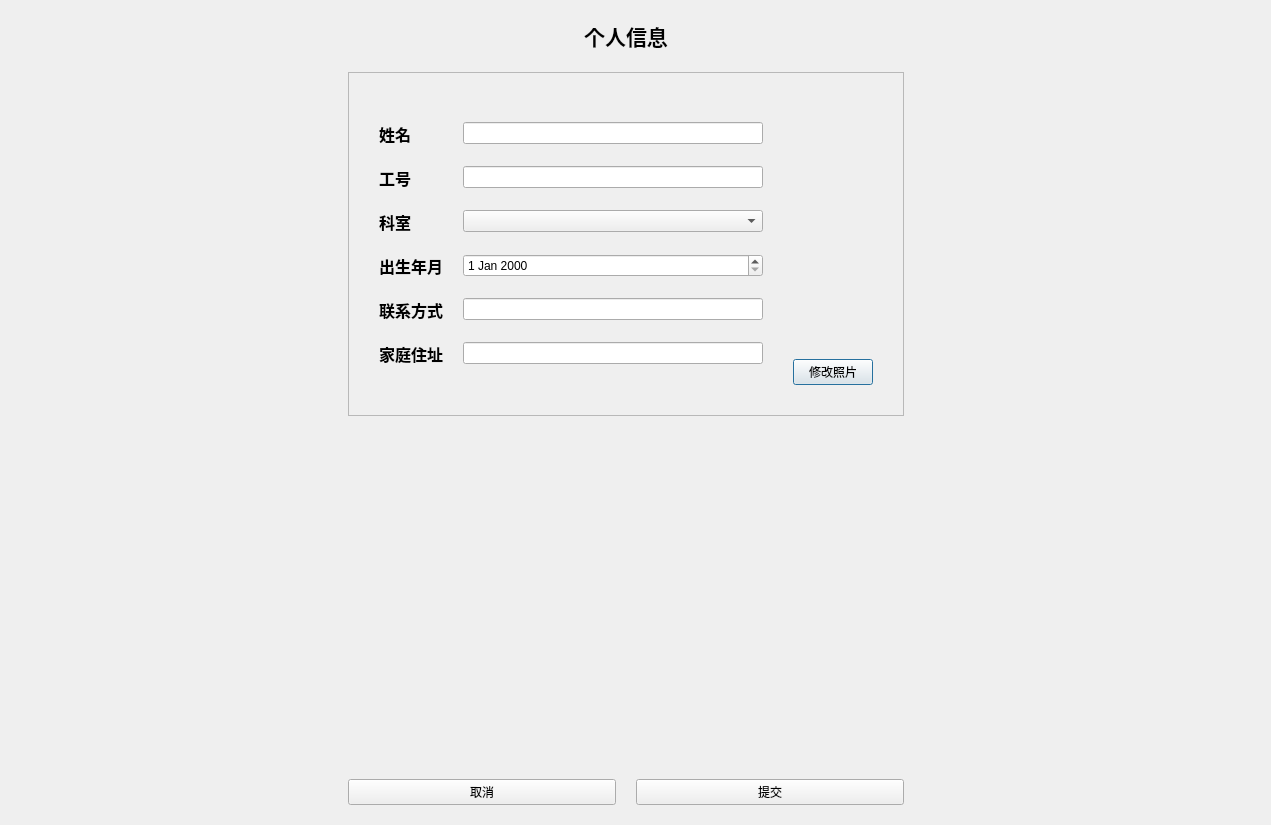
<?xml version="1.0" encoding="UTF-8"?>
<ui version="4.0">
 <class>EditDoctorInfo</class>
 <widget class="QDialog" name="EditDoctorInfo">
  <property name="geometry">
   <rect>
    <x>0</x>
    <y>0</y>
    <width>1271</width>
    <height>825</height>
   </rect>
  </property>
  <property name="windowTitle">
   <string>修改个人信息</string>
  </property>
  <layout class="QHBoxLayout" name="horizontalLayout_2">
   <property name="spacing">
    <number>20</number>
   </property>
   <property name="leftMargin">
    <number>0</number>
   </property>
   <property name="topMargin">
    <number>20</number>
   </property>
   <property name="rightMargin">
    <number>20</number>
   </property>
   <property name="bottomMargin">
    <number>20</number>
   </property>
   <item>
    <spacer name="horizontalSpacer">
     <property name="orientation">
      <enum>Qt::Horizontal</enum>
     </property>
     <property name="sizeHint" stdset="0">
      <size>
       <width>146</width>
       <height>20</height>
      </size>
     </property>
    </spacer>
   </item>
   <item>
    <layout class="QVBoxLayout" name="verticalLayout">
     <item>
      <widget class="QLabel" name="HeaderLabel">
       <property name="font">
        <font>
         <pointsize>16</pointsize>
         <weight>75</weight>
         <bold>true</bold>
        </font>
       </property>
       <property name="text">
        <string>个人信息</string>
       </property>
       <property name="alignment">
        <set>Qt::AlignCenter</set>
       </property>
      </widget>
     </item>
     <item>
      <widget class="QFrame" name="CardFrame">
       <property name="frameShape">
        <enum>QFrame::StyledPanel</enum>
       </property>
       <property name="frameShadow">
        <enum>QFrame::Raised</enum>
       </property>
       <layout class="QHBoxLayout" name="horizontalLayout">
        <property name="spacing">
         <number>30</number>
        </property>
        <property name="leftMargin">
         <number>30</number>
        </property>
        <property name="topMargin">
         <number>30</number>
        </property>
        <property name="rightMargin">
         <number>30</number>
        </property>
        <property name="bottomMargin">
         <number>30</number>
        </property>
        <item>
         <layout class="QFormLayout" name="formLayout">
          <property name="formAlignment">
           <set>Qt::AlignLeading|Qt::AlignLeft|Qt::AlignVCenter</set>
          </property>
          <property name="horizontalSpacing">
           <number>20</number>
          </property>
          <property name="verticalSpacing">
           <number>20</number>
          </property>
          <item row="0" column="0">
           <widget class="QLabel" name="label">
            <property name="font">
             <font>
              <pointsize>12</pointsize>
              <weight>75</weight>
              <bold>true</bold>
             </font>
            </property>
            <property name="text">
             <string>姓名</string>
            </property>
           </widget>
          </item>
          <item row="0" column="1">
           <widget class="QLineEdit" name="nameInput">
            <property name="sizePolicy">
             <sizepolicy hsizetype="Minimum" vsizetype="Fixed">
              <horstretch>0</horstretch>
              <verstretch>0</verstretch>
             </sizepolicy>
            </property>
            <property name="minimumSize">
             <size>
              <width>300</width>
              <height>0</height>
             </size>
            </property>
           </widget>
          </item>
          <item row="1" column="0">
           <widget class="QLabel" name="label_2">
            <property name="font">
             <font>
              <pointsize>12</pointsize>
              <weight>75</weight>
              <bold>true</bold>
             </font>
            </property>
            <property name="text">
             <string>工号</string>
            </property>
           </widget>
          </item>
          <item row="1" column="1">
           <widget class="QLineEdit" name="idInput"/>
          </item>
          <item row="2" column="0">
           <widget class="QLabel" name="label_3">
            <property name="font">
             <font>
              <pointsize>12</pointsize>
              <weight>75</weight>
              <bold>true</bold>
             </font>
            </property>
            <property name="text">
             <string>科室</string>
            </property>
           </widget>
          </item>
          <item row="2" column="1">
           <widget class="QComboBox" name="departmentInput"/>
          </item>
          <item row="3" column="0">
           <widget class="QLabel" name="label_4">
            <property name="font">
             <font>
              <pointsize>12</pointsize>
              <weight>75</weight>
              <bold>true</bold>
             </font>
            </property>
            <property name="text">
             <string>出生年月</string>
            </property>
           </widget>
          </item>
          <item row="3" column="1">
           <widget class="QDateEdit" name="birthdayInput"/>
          </item>
          <item row="4" column="0">
           <widget class="QLabel" name="label_6">
            <property name="font">
             <font>
              <pointsize>12</pointsize>
              <weight>75</weight>
              <bold>true</bold>
             </font>
            </property>
            <property name="text">
             <string>联系方式</string>
            </property>
           </widget>
          </item>
          <item row="4" column="1">
           <widget class="QLineEdit" name="contactInput"/>
          </item>
          <item row="5" column="0">
           <widget class="QLabel" name="label_7">
            <property name="font">
             <font>
              <pointsize>12</pointsize>
              <weight>75</weight>
              <bold>true</bold>
             </font>
            </property>
            <property name="text">
             <string>家庭住址</string>
            </property>
           </widget>
          </item>
          <item row="5" column="1">
           <widget class="QLineEdit" name="addressInput"/>
          </item>
         </layout>
        </item>
        <item>
         <layout class="QVBoxLayout" name="verticalLayout_2">
          <item>
           <widget class="QLabel" name="DoctorPhoto">
            <property name="sizePolicy">
             <sizepolicy hsizetype="Expanding" vsizetype="Preferred">
              <horstretch>0</horstretch>
              <verstretch>0</verstretch>
             </sizepolicy>
            </property>
            <property name="text">
             <string/>
            </property>
            <property name="pixmap">
             <pixmap resource="../res.qrc">:/img/picture/DefaultPhoto.jpg</pixmap>
            </property>
            <property name="scaledContents">
             <bool>true</bool>
            </property>
            <property name="alignment">
             <set>Qt::AlignCenter</set>
            </property>
            <property name="margin">
             <number>0</number>
            </property>
           </widget>
          </item>
          <item>
           <spacer name="verticalSpacer_2">
            <property name="orientation">
             <enum>Qt::Vertical</enum>
            </property>
            <property name="sizeHint" stdset="0">
             <size>
              <width>20</width>
              <height>40</height>
             </size>
            </property>
           </spacer>
          </item>
          <item>
           <widget class="QPushButton" name="changePhotoBtn">
            <property name="text">
             <string>修改照片</string>
            </property>
           </widget>
          </item>
         </layout>
        </item>
       </layout>
      </widget>
     </item>
     <item>
      <spacer name="verticalSpacer">
       <property name="orientation">
        <enum>Qt::Vertical</enum>
       </property>
       <property name="sizeHint" stdset="0">
        <size>
         <width>20</width>
         <height>76</height>
        </size>
       </property>
      </spacer>
     </item>
     <item>
      <layout class="QHBoxLayout" name="horizontalLayout_3">
       <item>
        <widget class="QPushButton" name="cancelBtn">
         <property name="text">
          <string>取消</string>
         </property>
        </widget>
       </item>
       <item>
        <widget class="QPushButton" name="confirmBtn">
         <property name="text">
          <string>提交</string>
         </property>
        </widget>
       </item>
      </layout>
     </item>
    </layout>
   </item>
   <item>
    <spacer name="horizontalSpacer_2">
     <property name="orientation">
      <enum>Qt::Horizontal</enum>
     </property>
     <property name="sizeHint" stdset="0">
      <size>
       <width>146</width>
       <height>20</height>
      </size>
     </property>
    </spacer>
   </item>
  </layout>
 </widget>
 <resources>
  <include location="../res.qrc"/>
 </resources>
 <connections/>
</ui>
